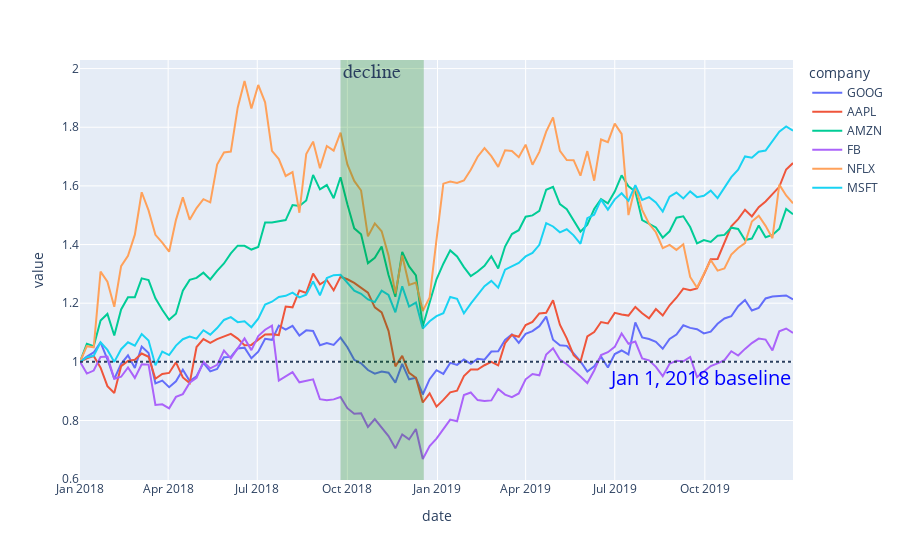

The notebook cell this image was saved under:
### Code cell
import plotly.express as px

df = px.data.stocks(indexed=True)
print(df.index.dtype)
fig = px.line(df)
fig.add_hline(y=1, line_dash="dot",
              annotation_text="Jan 1, 2018 baseline", 
              annotation_position="bottom right",
              annotation_font_size=20,
              annotation_font_color="blue"
             )
fig.add_vrect(x0="2018-09-24", x1="2018-12-18", 
              annotation_text="decline", annotation_position="top left",
              annotation=dict(font_size=20, font_family="Times New Roman"),
              fillcolor="green", opacity=0.25, line_width=0)
fig.show()
